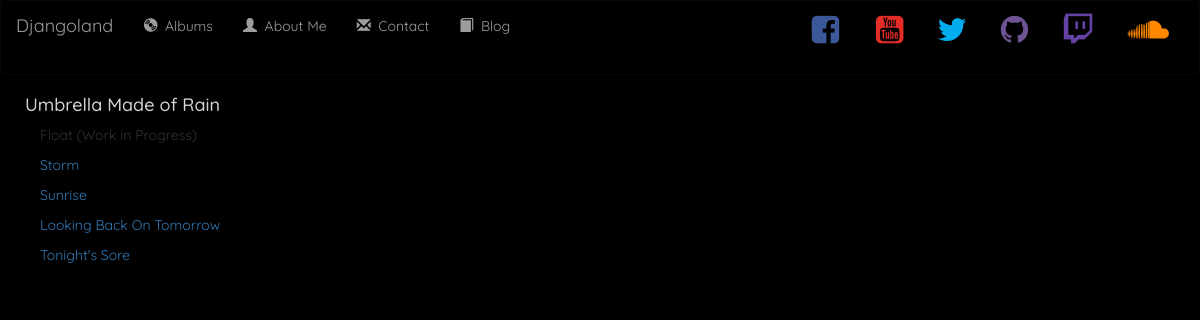
The page /My_Songs/songs/ on the database as committed earlier.
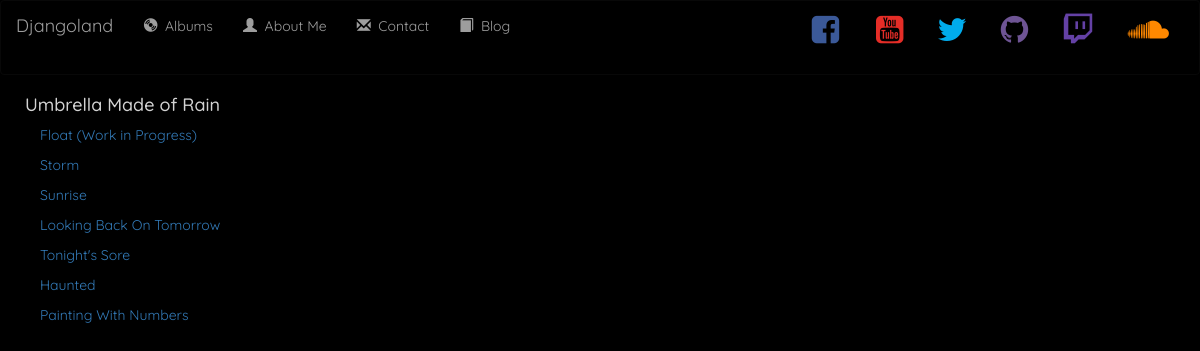
The same page on the database as committed later.
### My_Songs/models.py (models this page shows, shortened)
class Album(models.Model):
    artist = models.CharField(max_length=250)
    album_title = models.CharField(max_length=250)
    genre = models.CharField(max_length=250)
    album_logo = models.CharField(max_length=1000)
    album_description = models.CharField(max_length=10000, null=True, blank=True)

class Song(models.Model):
    album = models.ForeignKey(Album, on_delete=models.CASCADE)  # Relates albums and songs
    file_type = models.CharField(max_length=10)
    song_title = models.CharField(max_length=250)
    song_link = models.CharField(max_length=1000, null=True, blank=True)
    song_description = models.CharField(max_length=10000, null=True, blank=True)

### My_Songs/views.py (the view)
# urls.py: path('songs/', views.all_songs, name='all_songs'),
def all_songs(request):
    all_albums = Album.objects.all()  # Get all albums
    return render(request, 'My_Songs/songs.html', {'all_albums': all_albums})

### My_Songs/templates/My_Songs/songs.html (shortened to what this page needs)
{% extends 'My_Songs/base.html' %}
{% block body %}
        {% for album in all_albums %}
            <h4 style="margin-left:25px">{{ album.album_title }}</h4>
            {% for song in album.song_set.all %}
                 <ul>
                    {% if song.song_link != null %}
                        <a href = "{{ song.song_link }}" target="_blank">{{song.song_title}}</a>
                    {% else %}
                        {{song.song_title}}
                    {% endif %}
                </ul>
            {% endfor %}
        {% endfor %}
{% endblock %}

### My_Songs/templates/My_Songs/base.html (shortened to what this page needs)
<!DOCTYPE html>
<html lang="en">
<head>
    <link rel="stylesheet" href="https://maxcdn.bootstrapcdn.com/bootstrap/3.3.6/css/bootstrap.min.css">
    <link href="https://maxcdn.bootstrapcdn.com/font-awesome/4.2.0/css/font-awesome.min.css" rel="stylesheet">
    {% load staticfiles %}
    <link rel="stylesheet" type="text/css" href="{% static 'My_Songs/style.css' %}" />
    <link rel="stylesheet" type="text/css" href="{% static 'My_Songs/homepage.css' %}" />
</head>
<body>
    <nav class="navbar navbar-inverse">
        <div class="container-fluid">
            <div class="navbar-header">
                <a class="navbar-brand" href="{% url 'My_Songs:index' %}">Djangoland</a>
            </div>
            <div class="collapse navbar-collapse" id="topNavBar">
                <ul class="nav navbar-nav">
                    <li class="">
                        <a href="/My_Songs/album_page/">
                            <span class="glyphicon glyphicon-cd" aria-hidden="true"></span>&nbsp; Albums
                        </a>
                    </li>
                    <li class="">
                        <a href="/My_Songs/songs/">
                            <span class="glyphicon glyphicon-user" aria-hidden="true"></span>&nbsp; About Me
                        </a>
                    </li>
                    <li class="">
                        <a href="https://www.youtube.com/channel/UCpKvmRgD_AFG4b534sG0nXA?view_as=subscriber" target="_blank">
                            <span class="glyphicon glyphicon-envelope" aria-hidden="true"></span>&nbsp; Contact
                        </a>
                    </li>
                    <li class="">
                        <a href="#">
                            <span class="glyphicon glyphicon-book" aria-hidden="true"></span>&nbsp; Blog
                        </a>
                    </li>
                </ul>
                <form class ="navbar-form navbar-right" role="search" method="get" action="">
                    <div>
                        <a href="https://www.facebook.com/owen.carpenter.50?ref=bookmarks" target="_blank"><i class="fa fa-facebook-square" style="font-size:32px; color:#3B5998; margin-left:23px; margin-bottom:20px"></i></a>
                        <a href="https://www.youtube.com/channel/UCpKvmRgD_AFG4b534sG0nXA?view_as=subscriber" target="_blank"><i class="fa fa-youtube-square" style="font-size:32px; color:#e52d27; margin-left:33px; margin-top:5px"></i></a>
                        <a href="https://twitter.com/Unfold_Reality" target="_blank"><i class="fa fa-twitter" style="font-size:32px; color:#00aced; margin-left:30px; margin-top:5px"></i></a>
                        <a href="https://github.com/oFrusch" target="_blank"><i class="fa fa-github" style="font-size:32px; color:#6e5494; margin-left:30px; margin-top:5px"></i></a>
                        <a href="https://www.twitch.tv/odjangolicious" target="_blank"><i class="fa fa-twitch" style="font-size:32px; color:#6441a5; margin-left:30px; margin-top:5px"></i></a>
                        <a href="https://soundcloud.com/owen-carpenter-2/" target="_blank"><i class="	fa fa-soundcloud" style="font-size:32px; color:#ff8800; margin-left:30px; margin-top:5px"></i></a>
                    </div>
                </form>
            </div>
        </div>
    </nav>
    {% block body %}
    {% endblock %}
</body>
</html>

### My_Songs/static/My_Songs/style.css (style rules this page uses)
body { background-color: darkseagreen; background-image: none; font-family: 'Quicksand', sans-serif; }
h4 { color:lightgrey; }
.navbar { border-radius:20; background-color:black; }
.navbar-brand { font-family: 'Quicksand', sans-serif; }

### My_Songs/static/My_Songs/homepage.css (style rules this page uses)
body { background-repeat: no-repeat; background-position: 90% 100%; background-size: auto; background-color: black; }

Rows that differ between the two databases and show on the page:
changed Song "Float (Work in Progress)": song_link empty → "https://w.soundcloud.com/player/?url=https%3A//api.soundcloud.com/tracks/457949727&color=%23ff5500&auto_play=false&hide_related=false&show_comments=true&show_user=true&show_reposts=false&show_teaser=true&visual=true" (drawn)
added Song: song_title "Haunted"
added Song: song_title "Painting With Numbers"
